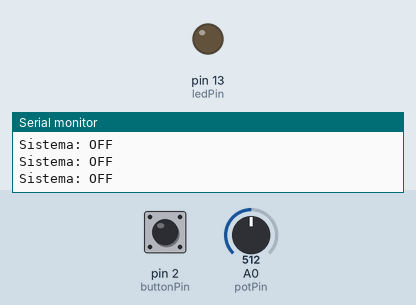
A sketch run on a simulated Arduino Uno, built with avr-gcc and run on an emulated ATmega328P. Parts: output pins drawn as LEDs (lit = HIGH), the last lines printed to the serial monitor. Dashed ring = blinking. The test bench sets the inputs (shaded band); at power-on: pin 2 (buttonPin) LOW, A0 (potPin) = 512.

Above: at 1.2 s.
1.3 s: pin 2 (buttonPin) pulled HIGH for 0.15 s
At 1.8 s:
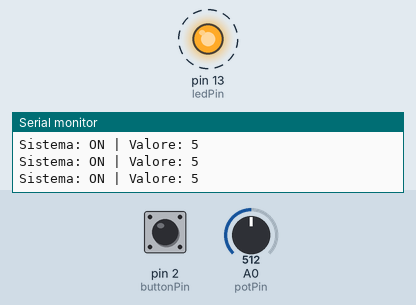
4.4 s: A0 (potPin) set to 1014
At 4.66 s:
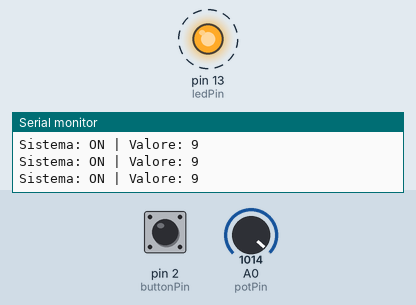
7.4 s: A0 (potPin) set to 1023
At 7.4 s:
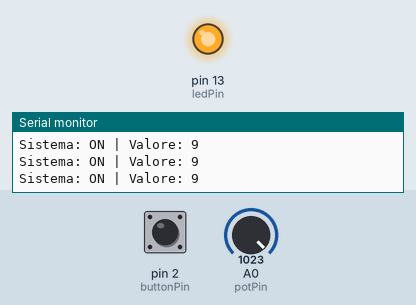
10.4 s: A0 (potPin) set to 716
At 13.3 s:
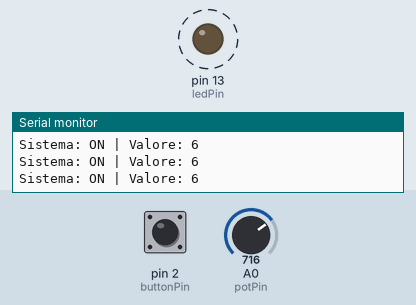
13.4 s: A0 (potPin) set to 110
16.4 s: A0 (potPin) set to 92
Timing chart, 0 to 18.9 s (numbered marks = the images above; inputs shaded):
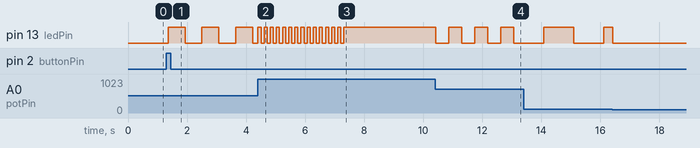

The sketch:

es25_7_20251.ino
```cpp
/*
il pulsante attiva e disattiva il sistema ( potenziometro)
il potenziometro regola la velocita di lampeggiamento del led,
in posizione 0 -> spento 10->sempre accesso
*/


// Definizione dei pin
const int buttonPin = 2;     // pin del pulsante
const int potPin = A0;       // pin del potenziometro
const int ledPin = 13;       // pin del LED

// Variabili
int potValue = 0;            // valore letto dal potenziometro
int mappedValue = 0;         // valore mappato 0-10
bool systemActive = false;   // stato del sistema (on/off)
int buttonState = 0;         // stato attuale del pulsante
int lastButtonState = 0;     // stato precedente del pulsante
unsigned long lastDebounceTime = 0;  // ultimo tempo di debounce
unsigned long debounceDelay = 50;    // tempo di debounce

void setup() {
  pinMode(ledPin, OUTPUT);
  pinMode(buttonPin, INPUT);
  Serial.begin(9600); // Solo per debug
}

void loop() {
  // Leggi lo stato del pulsante con debounce
  int reading = digitalRead(buttonPin);

  if (reading != lastButtonState) {
    lastDebounceTime = millis();
  }

  if ((millis() - lastDebounceTime) > debounceDelay) {
    if (reading != buttonState) {
      buttonState = reading;

      // Se il pulsante è stato premuto (transizione da LOW a HIGH)
      if (buttonState == HIGH) {
        systemActive = !systemActive; // Inverti lo stato del sistema
      }
    }
  }

  lastButtonState = reading;

  if (systemActive) {
    // Leggi il valore del potenziometro e mappalo da 0 a 10
    potValue = analogRead(potPin);
    mappedValue = map(potValue, 0, 1023, 0, 10);

    // Controlla il LED in base al valore mappato
    if (mappedValue == 0) {
      digitalWrite(ledPin, LOW); // LED spento
    } else if (mappedValue == 10) {
      digitalWrite(ledPin, HIGH); // LED sempre acceso
    } else {
      // Calcola l'intervallo di lampeggio (da 1000ms a 100ms)
      int blinkInterval = map(mappedValue, 1, 9, 1000, 100);
      blinkLed(blinkInterval);
    }

    // Debug su seriale (opzionale)
    Serial.print("Sistema: ON | Valore: ");
    Serial.println(mappedValue);
  } else {
    digitalWrite(ledPin, LOW); // Spegni il LED quando il sistema è disattivato
    Serial.println("Sistema: OFF");
  }
}

// Funzione per far lampeggiare il LED con un determinato intervallo
void blinkLed(int interval) {
  static unsigned long previousMillis = 0;
  static bool ledState = LOW;

  unsigned long currentMillis = millis();

  if (currentMillis - previousMillis >= interval) {
    previousMillis = currentMillis;
    ledState = !ledState;
    digitalWrite(ledPin, ledState);
  }
}
```

Measured:
- the behaviour switches between 1022 and 1023 on A0 (potPin) (found by bisection; images 2 and 3)
- after the input at 1.3 s, pin 13 (ledPin): alternates HIGH for 0.57 s and LOW for 0.57 s, starting after 0.06 s
- after the input at 4.4 s, pin 13 (ledPin): alternates HIGH for 0.10 s and LOW for 0.10 s, starting at once
- after the input at 7.4 s, pin 13 (ledPin): stops changing and stays HIGH
- after the input at 10.4 s, pin 13 (ledPin): alternates HIGH for 0.44 s and LOW for 0.44 s, starting at once
